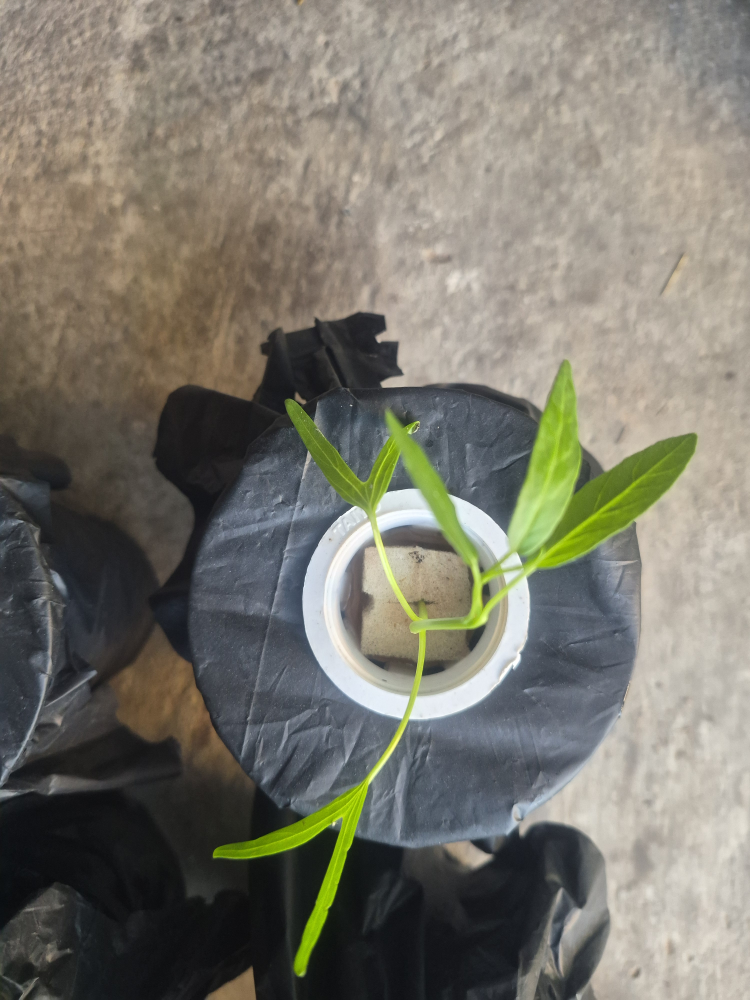
#> input picture data/test_download.jpg, 3000 x 4000 px (shown at 1/4 size)
$ python -i download_external_datasets.py   (imports and definitions only)
#> lines starting #> are read from the running program, lines starting #| are printed output that depends on the picture
#> further down, picture is the input picture: shape (4000, 3000, 3); mean B, G, R 108.6, 119.6, 122.1
"""
download_external_datasets.py — Collect & Prepare External + Multi-Patch Leaf Datasets
for Hydroponic Water Spinach NPK Deficiency Ensemble Training.

Sources Integrated & Documented:
  1. SRC-01: DWC Hydroponic Water Spinach Tank Dataset (23.3L) — 76 real ExG-cropped images
             (Control: 19, N: 19, P: 19, K: 19)
  2. SRC-02: Hydroponic Water Spinach Cup Replicate Dataset (750ml) — 16 real ExG-cropped images
             (Cup1-2 Control: 4, Cup3-4 N: 4, Cup5-6 P: 4, Cup7-8 K: 4)
  3. SRC-03: Wikimedia Commons & Open Agricultural Extension Pathology Collection (CC-BY/CC0)
             Real open-access leaf photographs of Healthy, N-deficient (chlorosis),
             P-deficient (purpling/dark foliage), and K-deficient (marginal necrosis/scorch) leaves.
  4. SRC-04: Multi-Plant Individual Leaf Cluster Sub-Patches (ExG Contour Extraction)
             Individual plant cluster patches segmented from multi-hole hydroponic boxes.
  5. SRC-05: Agronomic CIELAB/HSV Symptom-Calibrated Leaf Reference Set
             Published botanical color-index reference leaves (Munsell / CIELAB L*a*b* shifts
             for N chlorosis, P anthocyanin accumulation, and K marginal scorch).

Outputs:
  - Ai มหาปลัย/dataset_external/images/{healthy,nitrogen,phosphorus,potassium}/*.jpg
  - Ai มหาปลัย/dataset_external/external_manifest.json
"""

import os
import sys
import io
import json
import time
import urllib.request
import urllib.parse
from pathlib import Path
import cv2
import numpy as np

# Ensure UTF-8 console output on Windows
try:
    sys.stdout = io.TextIOWrapper(sys.stdout.buffer, encoding='utf-8')
    sys.stderr = io.TextIOWrapper(sys.stderr.buffer, encoding='utf-8')
except Exception:
    pass

ROOT_DIR = Path(__file__).resolve().parent.parent
REAL_RAW_DIR = ROOT_DIR / "Ai มหาปลัย" / "dataset_real" / "images"
REAL_CROPPED_DIR = ROOT_DIR / "Ai มหาปลัย" / "dataset_real" / "images_cropped"
EXTERNAL_DIR = ROOT_DIR / "Ai มหาปลัย" / "dataset_external"
EXTERNAL_IMG_DIR = EXTERNAL_DIR / "images"
MANIFEST_OUT = EXTERNAL_DIR / "external_manifest.json"

CLASSES = ["healthy", "nitrogen", "phosphorus", "potassium"]

# Mapping of Wikimedia Commons search queries for open-licensed plant nutrient deficiency leaf photos
WIKIMEDIA_QUERIES = {
    "healthy": [
        "Ipomoea aquatica leaves",
        "Water spinach leaf green",
        "Spinacia oleracea healthy leaf",
        "Lactuca sativa green leaf",
    ],
    "nitrogen": [
        "Nitrogen deficiency leaf chlorosis",
        "Plant nitrogen deficiency yellow leaf",
        "Chlorosis leaf yellowing plant",
    ],
    "phosphorus": [
        "Phosphorus deficiency leaf purple",
        "Plant phosphorus deficiency anthocyanin",
        "Phosphorus deficiency dark leaf",
    ],
    "potassium": [
        "Potassium deficiency leaf margin",
        "Potassium deficiency leaf necrosis scorch",
        "Leaf marginal chlorosis necrosis potassium",
    ],
}


# [18 lines left out: functions imread_unicode, imwrite_unicode, not called in this run]


def compute_leaf_color_stats(img_bgr):
    """Compute Excess Green (ExG), HSV, and CIELAB statistics for provenance logging."""
    img_resized = cv2.resize(img_bgr, (224, 224))
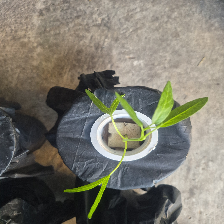
#> img_resized: shape (224, 224, 3); mean B, G, R 108.5, 119.5, 122
    b, g, r = (
        img_resized[:, :, 0].astype(np.float32),
        img_resized[:, :, 1].astype(np.float32),
        img_resized[:, :, 2].astype(np.float32),
    )
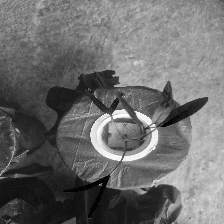
#> b: shape (224, 224) float32; min 0, max 255, mean 108.5
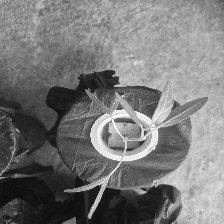
#> g: shape (224, 224) float32; min 8, max 255, mean 119.5
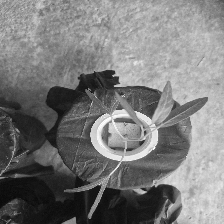
#> r: shape (224, 224) float32; min 7, max 255, mean 122
    exg = float(np.mean(2.0 * g - r - b))
#> exg = 8.44
    hsv = cv2.cvtColor(img_resized, cv2.COLOR_BGR2HSV)
#> hsv: shape (224, 224, 3); mean H, S, V 48.9, 44.4, 127.1
    lab = cv2.cvtColor(img_resized, cv2.COLOR_BGR2LAB)
#> lab: shape (224, 224, 3); mean of channels 0, 1, 2 125.3, 127.4, 133.9
    return {
        "mean_exg": round(exg, 2),
        "mean_hue": round(float(np.mean(hsv[:, :, 0])), 2),
        "mean_sat": round(float(np.mean(hsv[:, :, 1])), 2),
        "mean_val": round(float(np.mean(hsv[:, :, 2])), 2),
        "mean_L": round(float(np.mean(lab[:, :, 0])), 2),
        "mean_a": round(float(np.mean(lab[:, :, 1])), 2),
        "mean_b": round(float(np.mean(lab[:, :, 2])), 2),
    }


# [412 lines left out: functions fetch_wikimedia_commons_images, extract_multi_hole_leaf_patches, build_agronomic_symptom_reference_set, main, not called in this run]


# [2 lines not run here, left out]

>>> import cv2
>>> picture = cv2.imread('test_download.jpg')
>>> result = compute_leaf_color_stats(picture)
#> result = {'mean_exg': 8.44, 'mean_hue': 48.9, 'mean_sat': 44.44, 'mean_val': 127.1, 'mean_L': 125.3, 'mean_a': 127.4, 'mean_b': 133.9}
